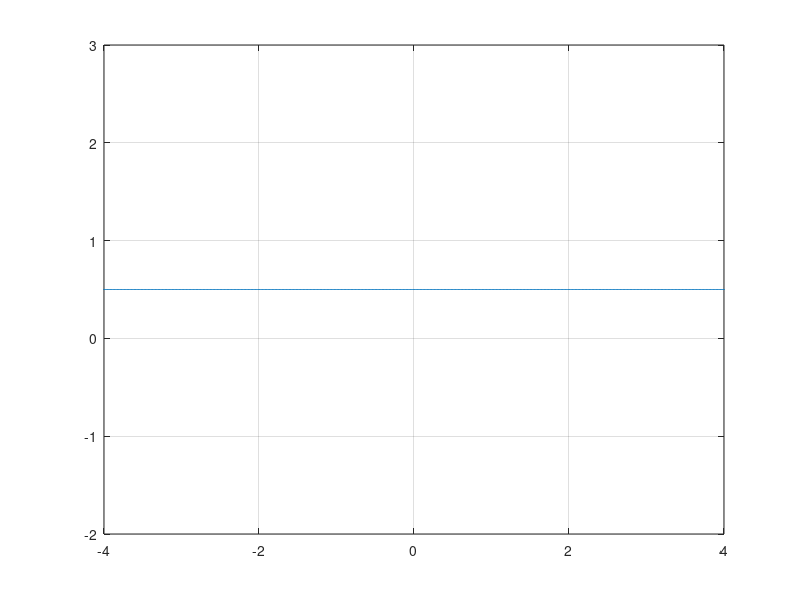

Write MATLAB code to recreate this figure.
clear all
clc

t=-10:0.01:10;

s = 0 * t; 

k = input('Inserta K \n');
f = input('Inserta tu funcion \n');  

for i = 1:k,

    switch f
        case 1
            cd = 0;
            a = 0; 
            b = -(1/(pi*i));
        case 2
            cd = 0;
            a = 0;
            b = 0;    
        case 3
            cd = 0;
            a = 0;
            b = 0;
        case 4
            cd = 0;
            a = 0;
            b = 0;  
        case 5
            cd = 0;
            a = 0;
            b = 0;  
        case 6
            cd = 0;
            a = 0;
            b = 0;  
        case 7
            cd = 0;
            a = 0;
            b = 0;  
        case 8
            cd = 0;
            a = 0;
            b = 0;            
    end 

z = a * cos(2*pi*t*i) + b * sin(2*pi*t*i);

s = s + z ;


end

s = s +0.5;
plot(t ,s)
axis([-4 4 -2 3])
grid on